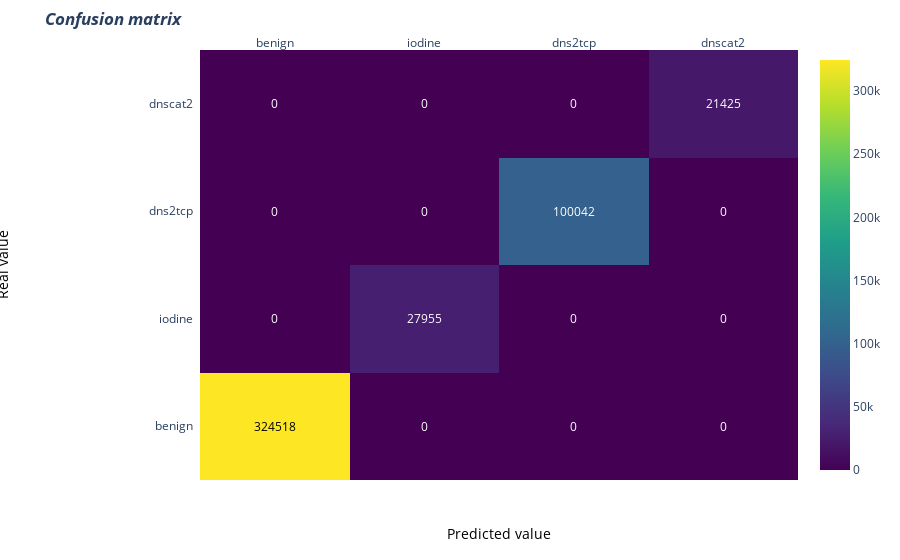

Source (notebook cell):
### Code cell
rfc_4_classification = RandomForestClassifier(n_estimators=500, random_state=1)
y_pred = rfc_4_classification.fit(X_train, y_train).predict(X_train)
z = confusion_matrix(y_train, y_pred)
displayClasificationResults(z, y_train, y_pred)

### Figure 1 — Plotly figure (JSON) as saved in the notebook; plotly's stock layout.template omitted (floating-point values rounded to 4 significant figures)
{"data": [{"colorscale": [[0, "#440154"], [0.1111, "#482878"], [0.2222, "#3e4989"], [0.3333, "#31688e"], [0.4444, "#26828e"], [0.5556, "#1f9e89"], [0.6667, "#35b779"], [0.7778, "#6ece58"], [0.8889, "#b5de2b"], [1, "#fde725"]], "reversescale": false, "showscale": true, "type": "heatmap", "x": ["benign", "iodine", "dns2tcp", "dnscat2"], "y": ["benign", "iodine", "dns2tcp", "dnscat2"], "z": [[324518, 0, 0, 0], [0, 27955, 0, 0], [0, 0, 100042, 0], [0, 0, 0, 21425]]}], "layout": {"annotations": [{"font": {"color": "#000000"}, "showarrow": false, "text": "324518", "x": "benign", "xref": "x", "y": "benign", "yref": "y"}, {"font": {"color": "#FFFFFF"}, "showarrow": false, "text": "0", "x": "iodine", "xref": "x", "y": "benign", "yref": "y"}, {"font": {"color": "#FFFFFF"}, "showarrow": false, "text": "0", "x": "dns2tcp", "xref": "x", "y": "benign", "yref": "y"}, {"font": {"color": "#FFFFFF"}, "showarrow": false, "text": "0", "x": "dnscat2", "xref": "x", "y": "benign", "yref": "y"}, {"font": {"color": "#FFFFFF"}, "showarrow": false, "text": "0", "x": "benign", "xref": "x", "y": "iodine", "yref": "y"}, {"font": {"color": "#FFFFFF"}, "showarrow": false, "text": "27955", "x": "iodine", "xref": "x", "y": "iodine", "yref": "y"}, {"font": {"color": "#FFFFFF"}, "showarrow": false, "text": "0", "x": "dns2tcp", "xref": "x", "y": "iodine", "yref": "y"}, {"font": {"color": "#FFFFFF"}, "showarrow": false, "text": "0", "x": "dnscat2", "xref": "x", "y": "iodine", "yref": "y"}, {"font": {"color": "#FFFFFF"}, "showarrow": false, "text": "0", "x": "benign", "xref": "x", "y": "dns2tcp", "yref": "y"}, {"font": {"color": "#FFFFFF"}, "showarrow": false, "text": "0", "x": "iodine", "xref": "x", "y": "dns2tcp", "yref": "y"}, {"font": {"color": "#FFFFFF"}, "showarrow": false, "text": "100042", "x": "dns2tcp", "xref": "x", "y": "dns2tcp", "yref": "y"}, {"font": {"color": "#FFFFFF"}, "showarrow": false, "text": "0", "x": "dnscat2", "xref": "x", "y": "dns2tcp", "yref": "y"}, {"font": {"color": "#FFFFFF"}, "showarrow": false, "text": "0", "x": "benign", "xref": "x", "y": "dnscat2", "yref": "y"}, {"font": {"color": "#FFFFFF"}, "showarrow": false, "text": "0", "x": "iodine", "xref": "x", "y": "dnscat2", "yref": "y"}, {"font": {"color": "#FFFFFF"}, "showarrow": false, "text": "0", "x": "dns2tcp", "xref": "x", "y": "dnscat2", "yref": "y"}, {"font": {"color": "#FFFFFF"}, "showarrow": false, "text": "21425", "x": "dnscat2", "xref": "x", "y": "dnscat2", "yref": "y"}, {"font": {"color": "black", "size": 14}, "showarrow": false, "text": "Predicted value", "x": 0.5, "xref": "paper", "y": -0.15, "yref": "paper"}, {"font": {"color": "black", "size": 14}, "showarrow": false, "text": "Real value", "textangle": -90, "x": -0.35, "xref": "paper", "y": 0.5, "yref": "paper"}], "margin": {"l": 200, "t": 50}, "title": {"text": "<i><b>Confusion matrix</b></i>"}, "xaxis": {"dtick": 1, "gridcolor": "rgb(0, 0, 0)", "side": "top", "ticks": ""}, "yaxis": {"dtick": 1, "ticks": "", "ticksuffix": "  "}}}
